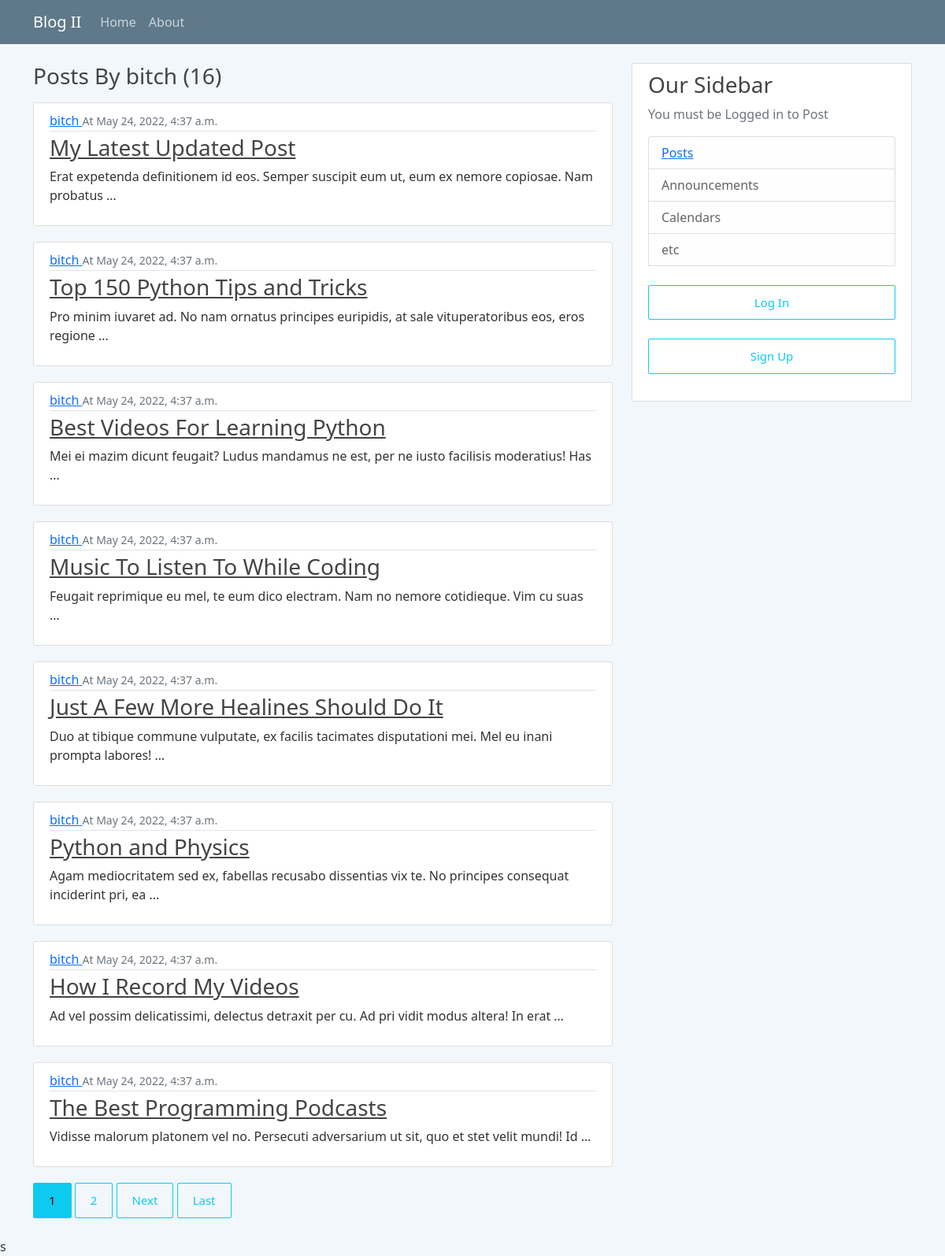
Screenshot of /user/bitch with the database file from the repository.
### blog/models.py (models this page shows, shortened)
class Posts(models.Model):
    title = models.CharField(max_length=100)
    content = models.TextField(max_length=1500)
    slug = models.SlugField(max_length=1000,null=True, blank=True)
    image = models.ImageField(upload_to=path_and_rename, max_length=100, null=True, blank=True, default='default.jpeg')
    date_posted = models.DateTimeField(auto_now_add=True)
    author = models.ForeignKey(User,on_delete=models.CASCADE)

### blog/views.py (the view)
# urls.py: path('user/<str:username>', UserPostListView.as_view(),name='user-post'),
class UserPostListView(ListView):
	model = Posts
	template_name = 'blog/user_post.html'
	context_object_name = 'posts'
	paginate_by = 8
	def get_queryset(self):
		user = get_object_or_404(User, username=self.kwargs.get('username'))
		return Posts.objects.filter(author=user).order_by('-date_posted')

### blog/templates/blog/user_post.html (shortened to what this page needs)
{% extends "blog/base.html"%}
{%block content%}
<h3 class="mb-3">Posts By {{view.kwargs.username}} ({{page_obj.paginator.count}})</h3>
{%for post in posts%}
<article class="media content-section">
	<div class="media-body">
		<div class="article-metadata">
			<a class="mr-2" href="{% url 'user-post' post.author.username%}">{{ post.author }} </a>
			<small class="text-muted"> At {{ post.date_posted }}</small>
		</div>
		<h3><a class="article-title" href="{% url 'post-detail' post.slug %}">{{ post.title }}</a></h3>
		<p class="article-content">{{ post.content|truncatewords:15 }}</p>
	</div>
</article>
{%endfor%}
	{%if is_paginated%}
		{% for num in page_obj.paginator.page_range %}
			{%if page_obj.number == num %}
				<a class="btn btn-info mb-4" href="?page={{num}}">{{num}}</a>
			{%elif num > page_obj.number|add:'-3' and num < page_obj.number|add:'3'  %}
				<a class="btn btn-outline-info mb-4" href="?page={{num}}">{{num}}</a>
			{%endif%}
		{%endfor%}
		{% if page_obj.has_next %}
			<a class="btn btn-outline-info mb-4" href="?page={{page_obj.next_page_number}}">Next</a>
			<a class="btn btn-outline-info mb-4" href="?page={{ page_obj.paginator.num_pages }}">Last</a>
		{%endif%}
	{%endif%}
{%endblock%}

### blog/static/blog/main.css (style rules this page uses)
body { background: #fafafa; color: #333333; margin-top: 5rem; }
h1, h2, h3, h4, h5, h6 { color: #444444; }
.content-section { background: #ffffff; padding: 10px 20px; border: 1px solid #dddddd; border-radius: 3px; margin-bottom: 20px; }
.article-title { color: #444444; }
.article-content { white-space: pre-line; }
.article-metadata { padding-bottom: 1px; margin-bottom: 4px; border-bottom: 1px solid #e3e3e3 }
body { background-color: #f2f7fb }
.btn { border-radius: 2px; text-transform: capitalize; font-size: 15px; padding: 10px 19px; cursor: pointer }

### rows the page displays
Posts: author "bitch", date_posted "May 24, 2022, 4:37 a.m.", title "My Latest Updated Post", content "Erat expetenda definitionem id eos. Semper suscipit eum ut, eum ex nemore copiosae. Nam probatus …"
Posts: author "bitch", date_posted "May 24, 2022, 4:37 a.m.", title "Top 150 Python Tips and Tricks", content "Pro minim iuvaret ad. No nam ornatus principes euripidis, at sale vituperatoribus eos, eros regione …"
Posts: author "bitch", date_posted "May 24, 2022, 4:37 a.m.", title "Best Videos For Learning Python", content "Mei ei mazim dicunt feugait? Ludus mandamus ne est, per ne iusto facilisis moderatius! Has …"
Posts: author "bitch", date_posted "May 24, 2022, 4:37 a.m.", title "Music To Listen To While Coding", content "Feugait reprimique eu mel, te eum dico electram. Nam no nemore cotidieque. Vim cu suas …"
Posts: author "bitch", date_posted "May 24, 2022, 4:37 a.m.", title "Just A Few More Healines Should Do It", content "Duo at tibique commune vulputate, ex facilis tacimates disputationi mei. Mel eu inani prompta labores! …"
Posts: author "bitch", date_posted "May 24, 2022, 4:37 a.m.", title "Python and Physics", content "Agam mediocritatem sed ex, fabellas recusabo dissentias vix te. No principes consequat inciderint pri, ea …"
Posts: author "bitch", date_posted "May 24, 2022, 4:37 a.m.", title "How I Record My Videos", content "Ad vel possim delicatissimi, delectus detraxit per cu. Ad pri vidit modus altera! In erat …"
Posts: author "bitch", date_posted "May 24, 2022, 4:37 a.m.", title "The Best Programming Podcasts", content "Vidisse malorum platonem vel no. Persecuti adversarium ut sit, quo et stet velit mundi! Id …"

### other values shown
{{ view.kwargs.username }} "bitch"
{{ page_obj.paginator.count }} "16"
{{ num }} "1"
{{ num }} "2"
